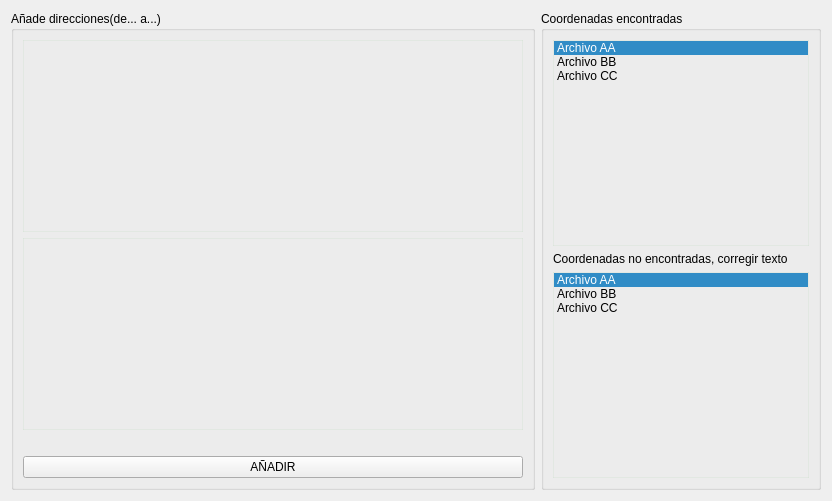
          <widget class="QWidget" name="destinos">
           <attribute name="title">
            <string>Destinos</string>
           </attribute>
           <layout class="QGridLayout" name="gridLayout">
            <item row="0" column="0">
             <widget class="QGroupBox" name="groupBox_23">
              <property name="sizePolicy">
               <sizepolicy hsizetype="Expanding" vsizetype="Expanding">
                <horstretch>0</horstretch>
                <verstretch>0</verstretch>
               </sizepolicy>
              </property>
              <property name="minimumSize">
               <size>
                <width>0</width>
                <height>0</height>
               </size>
              </property>
              <property name="maximumSize">
               <size>
                <width>12345</width>
                <height>12345</height>
               </size>
              </property>
              <property name="title">
               <string>Añade direcciones(de... a...)</string>
              </property>
              <layout class="QVBoxLayout" name="verticalLayout">
               <item>
                <widget class="QTableWidget" name="tableWidgetPochtecaAnadeDe">
                 <property name="sizePolicy">
                  <sizepolicy hsizetype="Expanding" vsizetype="Expanding">
                   <horstretch>0</horstretch>
                   <verstretch>0</verstretch>
                  </sizepolicy>
                 </property>
                 <property name="minimumSize">
                  <size>
                   <width>500</width>
                   <height>0</height>
                  </size>
                 </property>
                 <property name="styleSheet">
                  <string notr="true">background:transparent;
border: 1px  solid rgba(190, 219, 189, 55);
</string>
                 </property>
                 <property name="verticalScrollBarPolicy">
                  <enum>Qt::ScrollBarAlwaysOff</enum>
                 </property>
                 <property name="horizontalScrollBarPolicy">
                  <enum>Qt::ScrollBarAlwaysOff</enum>
                 </property>
                </widget>
               </item>
               <item>
                <widget class="QTableWidget" name="tableWidgetPochtecaAnadeA">
                 <property name="sizePolicy">
                  <sizepolicy hsizetype="Expanding" vsizetype="Expanding">
                   <horstretch>0</horstretch>
                   <verstretch>0</verstretch>
                  </sizepolicy>
                 </property>
                 <property name="minimumSize">
                  <size>
                   <width>500</width>
                   <height>0</height>
                  </size>
                 </property>
                 <property name="styleSheet">
                  <string notr="true">background:transparent;
border: 1px  solid rgba(190, 219, 189, 55);
</string>
                 </property>
                 <property name="verticalScrollBarPolicy">
                  <enum>Qt::ScrollBarAlwaysOff</enum>
                 </property>
                 <property name="horizontalScrollBarPolicy">
                  <enum>Qt::ScrollBarAlwaysOff</enum>
                 </property>
                </widget>
               </item>
               <item>
                <spacer name="horizontalSpacer_9">
                 <property name="sizePolicy">
                  <sizepolicy hsizetype="Expanding" vsizetype="Minimum">
                   <horstretch>0</horstretch>
                   <verstretch>0</verstretch>
                  </sizepolicy>
                 </property>
                 <property name="orientation">
                  <enum>Qt::Horizontal</enum>
                 </property>
                 <property name="sizeType">
                  <enum>QSizePolicy::Expanding</enum>
                 </property>
                 <property name="sizeHint" stdset="0">
                  <size>
                   <width>40</width>
                   <height>20</height>
                  </size>
                 </property>
                </spacer>
               </item>
               <item>
                <widget class="QPushButton" name="pushButtonInterfasePochtecaAnadeDir">
                 <property name="sizePolicy">
                  <sizepolicy hsizetype="Maximum" vsizetype="Maximum">
                   <horstretch>0</horstretch>
                   <verstretch>0</verstretch>
                  </sizepolicy>
                 </property>
                 <property name="maximumSize">
                  <size>
                   <width>12345</width>
                   <height>40</height>
                  </size>
                 </property>
                 <property name="text">
                  <string>AÑADIR</string>
                 </property>
                </widget>
               </item>
              </layout>
             </widget>
            </item>
            <item row="0" column="1">
             <widget class="QGroupBox" name="groupBox_22">
              <property name="sizePolicy">
               <sizepolicy hsizetype="Expanding" vsizetype="Expanding">
                <horstretch>0</horstretch>
                <verstretch>0</verstretch>
               </sizepolicy>
              </property>
              <property name="minimumSize">
               <size>
                <width>0</width>
                <height>0</height>
               </size>
              </property>
              <property name="maximumSize">
               <size>
                <width>12345</width>
                <height>16777215</height>
               </size>
              </property>
              <property name="title">
               <string>Coordenadas encontradas</string>
              </property>
              <layout class="QVBoxLayout" name="verticalLayout_2">
               <item>
                <widget class="QListWidget" name="tablePochtecaLatLong">
                 <property name="sizePolicy">
                  <sizepolicy hsizetype="Expanding" vsizetype="Expanding">
                   <horstretch>0</horstretch>
                   <verstretch>0</verstretch>
                  </sizepolicy>
                 </property>
                 <property name="styleSheet">
                  <string notr="true">background:transparent;
border: 1px  solid rgba(190, 219, 189, 55);
</string>
                 </property>
                 <property name="verticalScrollBarPolicy">
                  <enum>Qt::ScrollBarAlwaysOff</enum>
                 </property>
                 <property name="horizontalScrollBarPolicy">
                  <enum>Qt::ScrollBarAlwaysOff</enum>
                 </property>
                 <property name="currentRow">
                  <number>0</number>
                 </property>
                 <item>
                  <property name="text">
                   <string>Archivo AA</string>
                  </property>
                 </item>
                 <item>
                  <property name="text">
                   <string>Archivo BB</string>
                  </property>
                 </item>
                 <item>
                  <property name="text">
                   <string>Archivo CC</string>
                  </property>
                 </item>
                </widget>
               </item>
               <item>
                <widget class="QLabel" name="label_2">
                 <property name="text">
                  <string>Coordenadas no encontradas, corregir texto</string>
                 </property>
                </widget>
               </item>
               <item>
                <widget class="QListWidget" name="tablePochtecaLatLong_2">
                 <property name="sizePolicy">
                  <sizepolicy hsizetype="Expanding" vsizetype="Expanding">
                   <horstretch>0</horstretch>
                   <verstretch>0</verstretch>
                  </sizepolicy>
                 </property>
                 <property name="styleSheet">
                  <string notr="true">background:transparent;
border: 1px  solid rgba(190, 219, 189, 55);
</string>
                 </property>
                 <property name="verticalScrollBarPolicy">
                  <enum>Qt::ScrollBarAlwaysOff</enum>
                 </property>
                 <property name="horizontalScrollBarPolicy">
                  <enum>Qt::ScrollBarAlwaysOff</enum>
                 </property>
                 <property name="currentRow">
                  <number>0</number>
                 </property>
                 <item>
                  <property name="text">
                   <string>Archivo AA</string>
                  </property>
                 </item>
                 <item>
                  <property name="text">
                   <string>Archivo BB</string>
                  </property>
                 </item>
                 <item>
                  <property name="text">
                   <string>Archivo CC</string>
                  </property>
                 </item>
                </widget>
               </item>
              </layout>
             </widget>
            </item>
           </layout>
          </widget>
